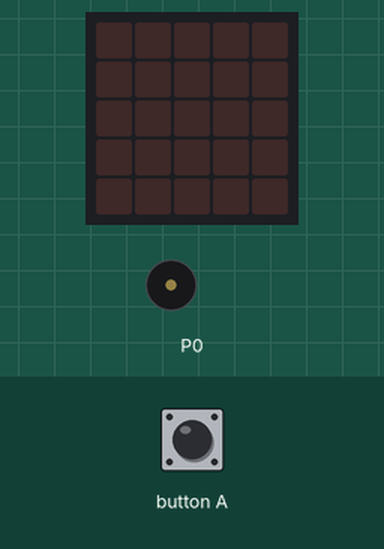
Recording of a program running on a simulated BBC micro:bit (MakeCode). On the bench: the board's 5×5 LED display, buzzer (waves = sounding). The test bench sets the inputs (shaded band).

Above: at 1.2 s.
1.3 s: button A pressed for 0.15 s
At 1.9 s:
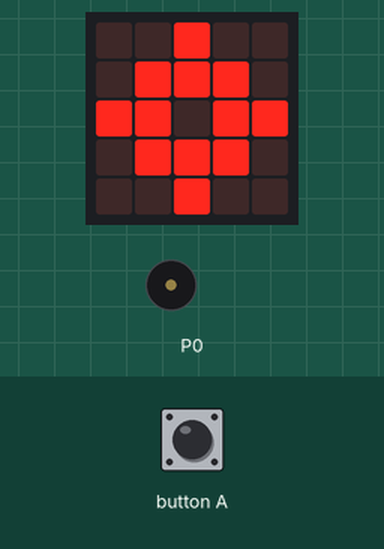
At 2.4 s:
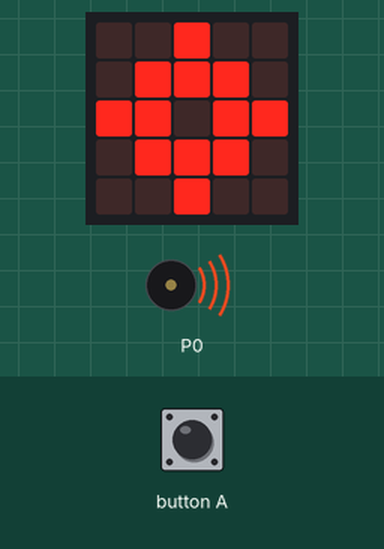
Timing chart, 0 to 10.3 s (numbered marks = the images above; inputs shaded):
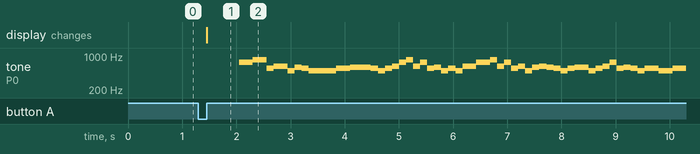

The program:

main.ts
```typescript
input.onButtonPressed(Button.A, function () {
    logging = !(logging)
    if (logging) {
        basic.showIcon(IconNames.Target)
        music._playDefaultBackground(music.builtInPlayableMelody(Melodies.Nyan), music.PlaybackMode.UntilDone)
    } else {
        basic.clearScreen()
    }
})
let logging = false
logging = false
loops.everyInterval(60000, function () {
    if (logging) {
        datalogger.log(
        datalogger.createCV("temp", input.temperature()),
        datalogger.createCV("ligth", input.lightLevel())
        )
    }
})
```

test.ts
```typescript
// aquí va el archivo "tests"; esto no se compilará cuando este paquete se utilice como una extensión.
```

Measured:
- after the input at 1.3 s, tone on P0: plays 740 Hz for 0.26 s, 831 Hz for 0.26 s, 554 Hz for 0.13 s, 622 Hz for 0.26 s, 494 Hz for 0.13 s, 587 Hz for 0.13 s … (49 notes in this stretch), starting after 0.75 s; the display: changes after 0.15 s (image 1)
